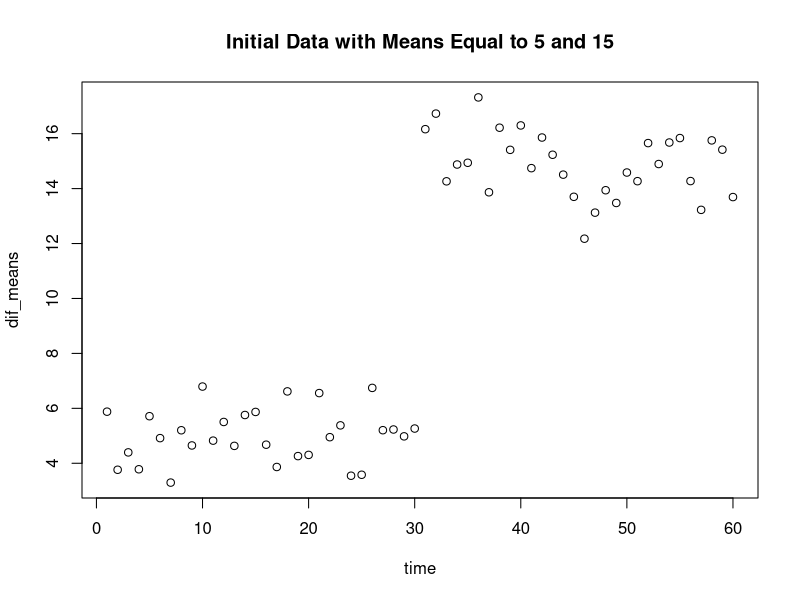
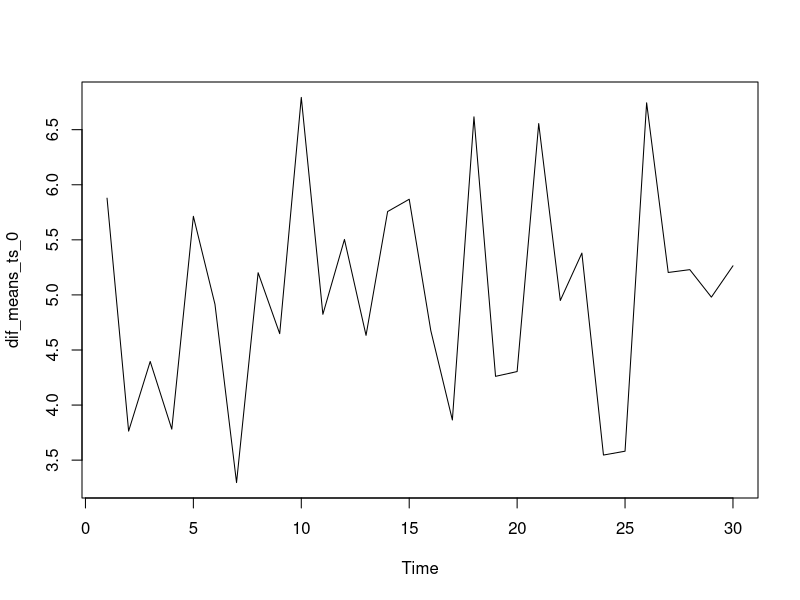
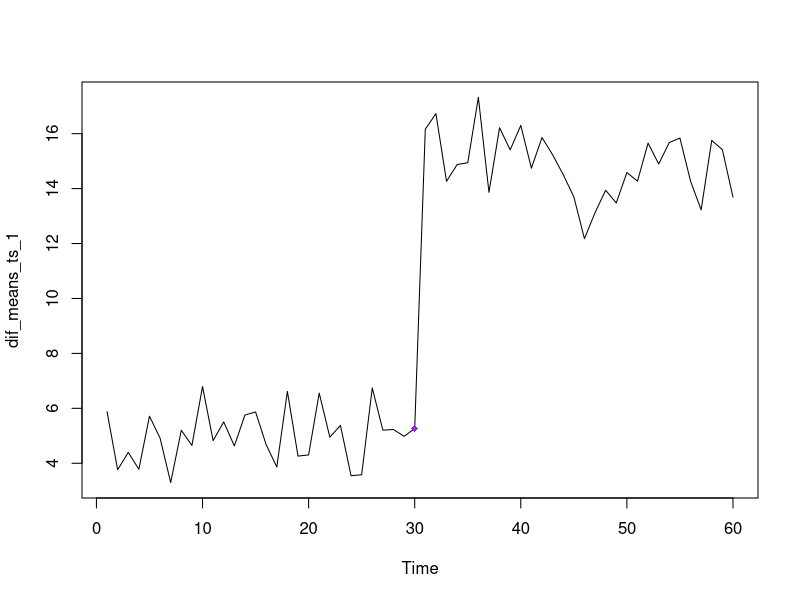
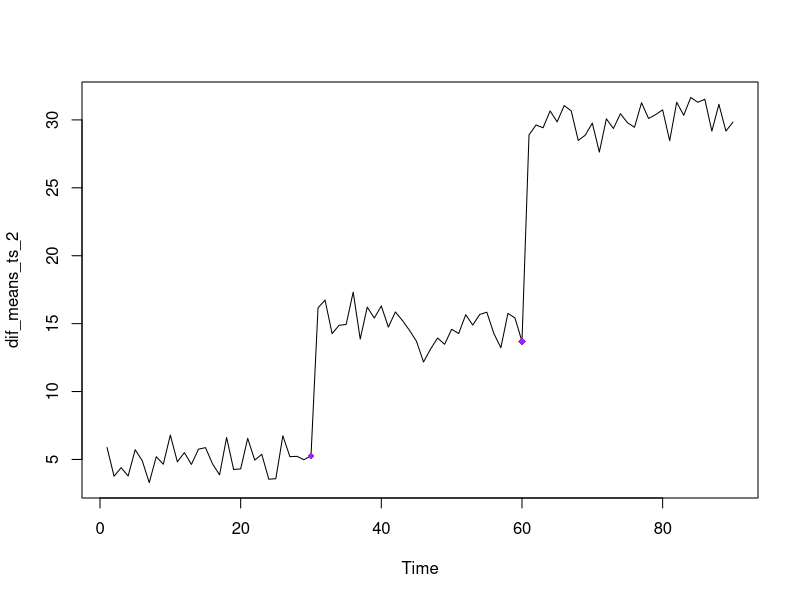

The R script that drew these images, in order: (Note: this script raises an error after producing the figures.)
#creating our data 
first = rnorm(30, mean = 5, sd = 1) #30 random data points from a normal distribution with means 5
second = rnorm(30, mean = 15, sd = 1) #30 random data points from a normal distribution with means 15
third = rnorm(30, mean = 30, sd = 1)

dif_means = c(first, second) #adding the two sets of data points together 
dif_means_2 = c(first, second, third)
time = c(1:60) #making time 

test_data = data.frame(time, dif_means) #our data with x = time and y = two sets of data with two means 
plot(test_data, main="Initial Data with Means Equal to 5 and 15") 

#downloading the strucchange package
#install.packages("strucchange")
library("strucchange")
?breakpoints

#Bai-Perron Method
dif_means_ts_0<-ts(first, start=1,end=30) #create time series data on only the first data 
breakpoints(dif_means_ts_0 ~ 1, breaks = 2 ) #no break points 
plot(dif_means_ts_0)

dif_means_ts_1<-ts(dif_means, start=1, end=60) #create time series data with first and second data
breakpoints(dif_means_ts_1 ~ 1, breaks = 2 , h=0.1) #one break
plot(dif_means_ts_1)
points(30, dif_means_ts_1[30], col="purple", pch= 18)

dif_means_ts_2<-ts(dif_means_2, start=1, end=90) #create time series data with first second and third data
breakpoints(dif_means_ts_2 ~ 1, breaks=3, h=0.1) #two breaks 
plot(dif_means_ts_2)
points(30, dif_means_ts_2[30], col="purple", pch= 18)
points(60, dif_means_ts_2[60], col="purple", pch= 18)

#-----------------------------------------------------------------

#diff 

#short cutting with MLE and Metropolis Hastings 
sigma_new = sd()      #need this 
sigma_old = sd()      #need this 
SSE_new =             #sse(b, dataset)
SEE_old =             #sse(b, dataset)

ratio = exp(-1/(2 * sigma_new) * SSE_new) + exp(-1/(2 * sigma_old) * SEE_old)
u = runif(1) #random number from 0 to 1 taken from a normal distrabution 

#our temporary L
if(ratio > 1) {
  #take new
} else if(ratio > u) {
  #take new w. probability ratio
} else {
  #go back to the old 
}
